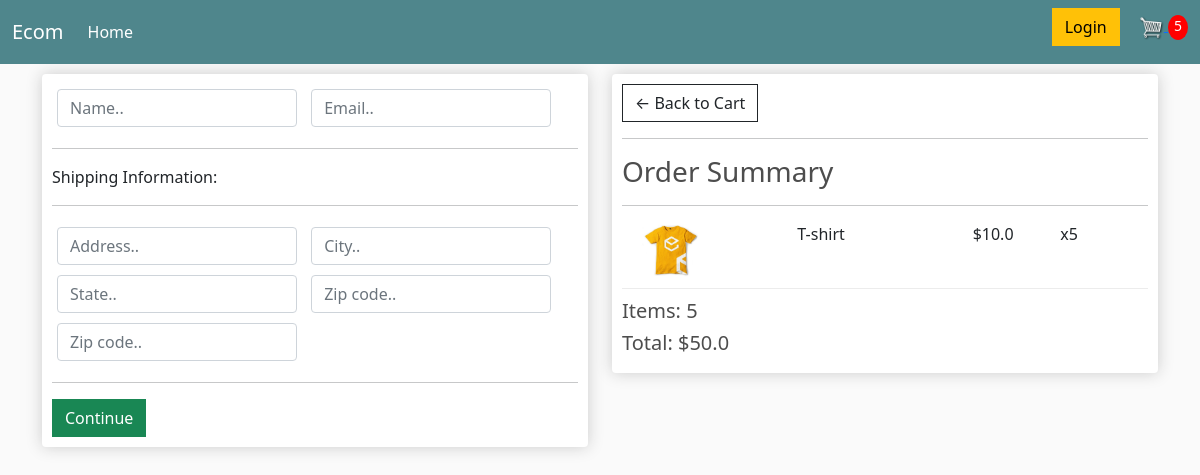
Screenshot of /checkout/ (signed in) with the database file from the repository.
### store/models.py (models this page shows, shortened)
class OrderItem(models.Model):
    product = models.ForeignKey(Product, on_delete=models.SET_NULL, null=True, blank=True)
    order = models.ForeignKey(Order, on_delete=models.SET_NULL, null=True, blank=True)
    quantity = models.IntegerField(default=0, null=True, blank=True)
    date_added = models.DateTimeField(auto_now_add=True)
    @property
    def get_total(self):
        total = self.product.price * self.quantity
        return total

class Product(models.Model):
    name = models.CharField(max_length=225, null=True)
    price = models.FloatField()
    digital = models.BooleanField(default=False, null=True, blank=True)
    image = models.ImageField(null=True, blank=True)
    @property
    def imageUrl(self):
        try:
            url = self.image.url
        except:
            url = ''
        return url

class Order(models.Model):
    customer = models.ForeignKey(Customer, on_delete=models.SET_NULL, null=True, blank=True)
    date_order = models.DateTimeField(auto_now_add=True)
    complete = models.BooleanField(default=False, null=True, blank=False)
    transaction_id = models.CharField(max_length=225, null=True)
    @property
    def shipping(self):
        shipping = False
        orderitem = self.orderitem_set.all()
        for item in orderitem:
            if item.product.digital == False:
                shipping = True
        return shipping
    @property
    def get_cart_total(self):
        orderitem = self.orderitem_set.all()
        total = sum([item.get_total for item in orderitem])
        return total
    @property
    def get_cart_items(self):
        orderitem = self.orderitem_set.all()
        total = sum([item.quantity for item in orderitem])
        return total

### store/views.py (the view, shortened to what this page needs)
# urls.py: path('checkout/', views.checkout, name='checkout'),
def checkout(request):
    if request.user.is_authenticated:
        customer = request.user.customer
        order, created = Order.objects.get_or_create(customer=customer, complete=False)
        items = order.orderitem_set.all()
        cartItems = order.get_cart_items
    context = {
        'items': items,
        'order': order,
        'cartItems': cartItems,
    }
    return render(request, 'checkout.html', context)

### store/templates/checkout.html (shortened to what this page needs)
{% extends 'main.html' %}
{% load static %}
{% block content %}
    <div class="row">
        <div class="col-lg-6">
            <div class="box-element" id="form-wrapper">
                <form id="form">
                    <div id="user-info">
                        <div class="form-field">
							<input required class="form-control" type="text" name="name" placeholder="Name..">
						</div>
						<div class="form-field">
							<input required class="form-control" type="email" name="email" placeholder="Email..">
						</div>
                    </div>
                    <div id="shipping-info">
                        <hr>
						<p>Shipping Information:</p>
						<hr>
						<div class="form-field">
							<input class="form-control" type="text" name="address" placeholder="Address..">
						</div>
						<div class="form-field">
							<input class="form-control" type="text" name="city" placeholder="City..">
						</div>
						<div class="form-field">
							<input class="form-control" type="text" name="state" placeholder="State..">
						</div>
						<div class="form-field">
							<input class="form-control" type="text" name="zipcode" placeholder="Zip code..">
						</div>
						<div class="form-field">
							<input class="form-control" type="text" name="country" placeholder="Zip code..">
						</div>
                    </div>
                    <hr>
                    <input id="form-button" type="submit" class="btn btn-success btn-block" value="Continue">
                </form>
            </div>
        </div>
        <div class="col-lg-6">
            <div class="box-element">
				<a  class="btn btn-outline-dark" href="{% url 'cart' %}">&#x2190; Back to Cart</a>
				<hr>
				<h3>Order Summary</h3>
				<hr>
				{% for item in items %}
				<div class="cart-row">
					<div style="flex:2"><img class="row-image" src="{{item.product.imageUrl}}"></div>
					<div style="flex:2"><p>{{item.product.name}}</p></div>
					<div style="flex:1"><p>${{item.product.price}}</p></div>
					<div style="flex:1"><p>x{{item.quantity}}</p></div>
				</div>
				{% endfor %}
				<h5>Items: {{order.get_cart_items}}</h5>
				<h5>Total: ${{order.get_cart_total}}</h5>
			</div>
        </div>
    </div>
{% endblock  %}

### staticfiles/static/css/main.css (style rules this page uses)
body { background-color: hsl(0, 0%, 98%); }
h1,h2,h3,h4,h5,h6 { color:hsl(0, 0%, 30%); }
.box-element { box-shadow:hsl(0, 0%, 80%) 0 0 16px; background-color: #fff; border-radius: 4px; padding: 10px; }
.col-lg-4, .col-lg-6, .col-lg-8, .col-lg-12 { margin-top: 10px; }
.btn { border-radius: 0; }
.row-image { width: 100px; }
.form-field { width:250px; display: inline-block; padding: 5px; }
.cart-row { display: flex; align-items: flex-stretch; padding-bottom: 10px; margin-bottom: 10px; border-bottom: 1px solid #ececec; }

### rows the page displays
OrderItem: product.imageUrl (picture), product.name "T-shirt", product.price "10.0", quantity "5"
Order: get_cart_items "5", get_cart_total "50.0"

### other values shown
{{ cartItems }} "5"
